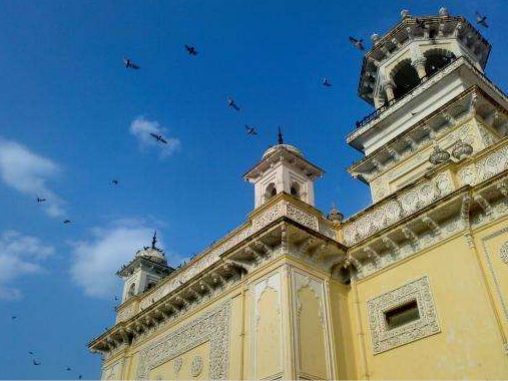
#> input picture _img/home.png, 508 x 381 px
$ python sample.py
#> lines starting #> are read from the running program, lines starting #| are printed output that depends on the picture
import numpy as np
import cv2 as cv

img = cv.imread('../_img/home.png')
#> img is the input picture: shape (381, 508, 3); mean B, G, R 140.3, 123.6, 91.9
cv.imshow("Original", img)

gray= cv.cvtColor(img,cv.COLOR_BGR2GRAY)
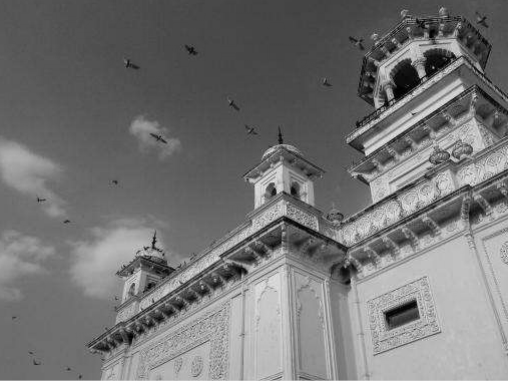
#> gray: shape (381, 508); min 0, max 228, mean 116
sift = cv.SIFT_create()
kp = sift.detect(gray,None)
#> kp = 1006 keypoints; strongest (x, y, size): (401, 314, 18.9), (421, 73, 5.4), (405, 79, 17.5), (436, 61, 14.6)
img=cv.drawKeypoints(gray,kp,img)
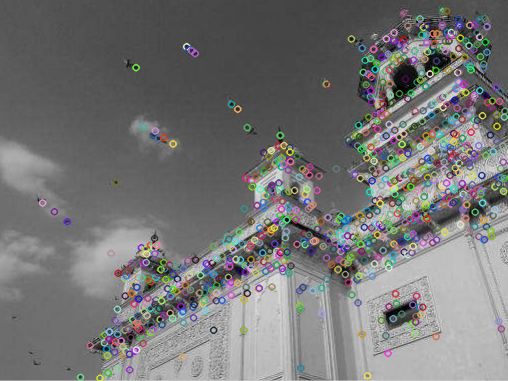
#> img: shape (381, 508, 3); mean B, G, R 116.9, 117.1, 117.1
cv.imwrite('../_img/keypoints.jpg',img)

cv.imshow("Keypoints", img)
cv.waitKey(0)
cv.destroyAllWindows()

$ run again, with _img/Dhoni-and-Virat.png copied over _img/home.png
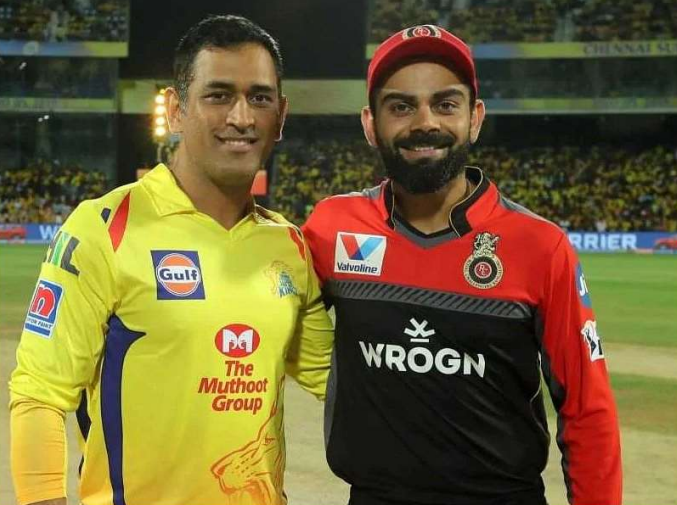
#> input picture _img/Dhoni-and-Virat.png, 677 x 505 px
#> img is the input picture: shape (505, 677, 3); mean B, G, R 53.5, 98, 112.8
#> `gray= cv.cvtColor(img,cv.COLOR_BGR2GRAY)`:
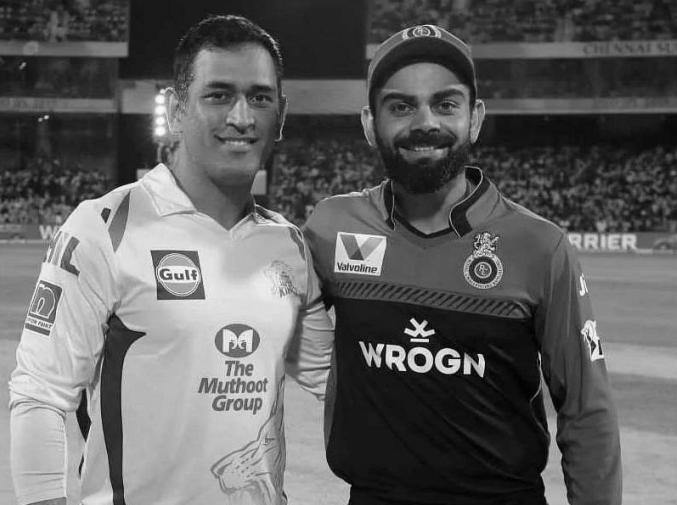
#> gray: shape (505, 677); min 0, max 252, mean 97.4
#> kp = 2140 keypoints; strongest (x, y, size): (420, 360, 7), (412, 340, 2.2), (427, 340, 2.4), (413, 321, 3.7)
#> `img=cv.drawKeypoints(gray,kp,img)`:
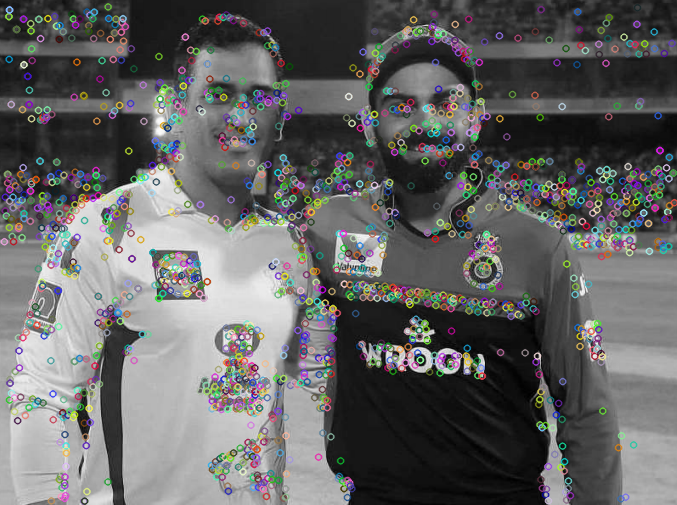
#> img: shape (505, 677, 3); mean B, G, R 99.6, 99.8, 99.8

$ run again, with _img/Virat.png copied over _img/home.png
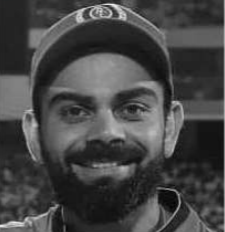
#> input picture _img/Virat.png, 225 x 232 px
#> img is the input picture: shape (232, 225, 3); mean B, G, R 69.4, 69.4, 69.4
#> kp = 324 keypoints; strongest (x, y, size): (79, 17, 8), (83, 9, 2.5), (180, 202, 2), (122, 16, 5.7)
#> `img=cv.drawKeypoints(gray,kp,img)`:
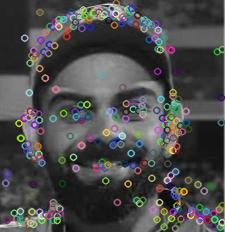
#> img: shape (232, 225, 3); mean B, G, R 74.5, 74.6, 74.8
